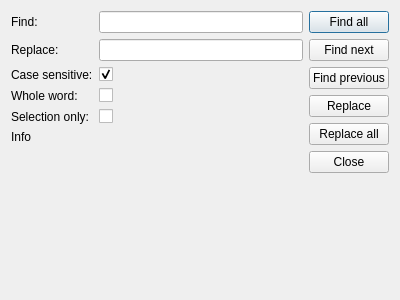
<?xml version="1.0" encoding="UTF-8"?>
<ui version="4.0">
 <class>SearchDialog</class>
 <widget class="QDialog" name="SearchDialog">
  <property name="geometry">
   <rect>
    <x>0</x>
    <y>0</y>
    <width>400</width>
    <height>300</height>
   </rect>
  </property>
  <property name="windowTitle">
   <string>Dialog</string>
  </property>
  <layout class="QHBoxLayout" name="horizontalLayout">
   <item>
    <layout class="QVBoxLayout" name="verticalLayout">
     <item>
      <layout class="QFormLayout" name="formLayout">
       <item row="0" column="0">
        <widget class="QLabel" name="label">
         <property name="text">
          <string>Find:</string>
         </property>
        </widget>
       </item>
       <item row="0" column="1">
        <widget class="QLineEdit" name="findEdit"/>
       </item>
       <item row="1" column="0">
        <widget class="QLabel" name="label_2">
         <property name="text">
          <string>Replace:</string>
         </property>
        </widget>
       </item>
       <item row="1" column="1">
        <widget class="QLineEdit" name="replaceEdit"/>
       </item>
       <item row="2" column="0">
        <widget class="QLabel" name="label_3">
         <property name="enabled">
          <bool>true</bool>
         </property>
         <property name="toolTip">
          <string>English letters only</string>
         </property>
         <property name="text">
          <string>Case sensitive:</string>
         </property>
        </widget>
       </item>
       <item row="2" column="1">
        <widget class="QCheckBox" name="caseBox">
         <property name="enabled">
          <bool>true</bool>
         </property>
         <property name="toolTip">
          <string>English letters only</string>
         </property>
         <property name="text">
          <string/>
         </property>
         <property name="checked">
          <bool>true</bool>
         </property>
        </widget>
       </item>
       <item row="3" column="0">
        <widget class="QLabel" name="label_4">
         <property name="text">
          <string>Whole word:</string>
         </property>
        </widget>
       </item>
       <item row="3" column="1">
        <widget class="QCheckBox" name="wordBox">
         <property name="enabled">
          <bool>true</bool>
         </property>
         <property name="text">
          <string/>
         </property>
        </widget>
       </item>
       <item row="4" column="0">
        <widget class="QLabel" name="selectionOnlyLabel">
         <property name="toolTip">
          <string>Limit search and replace to content selected when search was opened</string>
         </property>
         <property name="text">
          <string>Selection only:</string>
         </property>
        </widget>
       </item>
       <item row="4" column="1">
        <widget class="QCheckBox" name="selectionBox">
         <property name="enabled">
          <bool>true</bool>
         </property>
         <property name="toolTip">
          <string>Limit search and replace to content selected when search was opened</string>
         </property>
         <property name="text">
          <string/>
         </property>
        </widget>
       </item>
       <item row="5" column="0">
        <widget class="QLabel" name="infoLabel">
         <property name="text">
          <string>Info</string>
         </property>
        </widget>
       </item>
      </layout>
     </item>
    </layout>
   </item>
   <item>
    <layout class="QVBoxLayout" name="verticalLayout_3">
     <item>
      <widget class="QPushButton" name="findAllButton">
       <property name="text">
        <string>Find all</string>
       </property>
      </widget>
     </item>
     <item>
      <widget class="QPushButton" name="findNextButton">
       <property name="text">
        <string>Find next</string>
       </property>
      </widget>
     </item>
     <item>
      <widget class="QPushButton" name="findPrevButton">
       <property name="text">
        <string>Find previous</string>
       </property>
      </widget>
     </item>
     <item>
      <widget class="QPushButton" name="replaceButton">
       <property name="text">
        <string>Replace</string>
       </property>
      </widget>
     </item>
     <item>
      <widget class="QPushButton" name="replaceAllButton">
       <property name="text">
        <string>Replace all</string>
       </property>
      </widget>
     </item>
     <item>
      <widget class="QPushButton" name="closeButton">
       <property name="text">
        <string>Close</string>
       </property>
      </widget>
     </item>
     <item>
      <spacer name="verticalSpacer">
       <property name="orientation">
        <enum>Qt::Vertical</enum>
       </property>
       <property name="sizeHint" stdset="0">
        <size>
         <width>20</width>
         <height>40</height>
        </size>
       </property>
      </spacer>
     </item>
    </layout>
   </item>
  </layout>
 </widget>
 <resources/>
 <connections/>
</ui>
